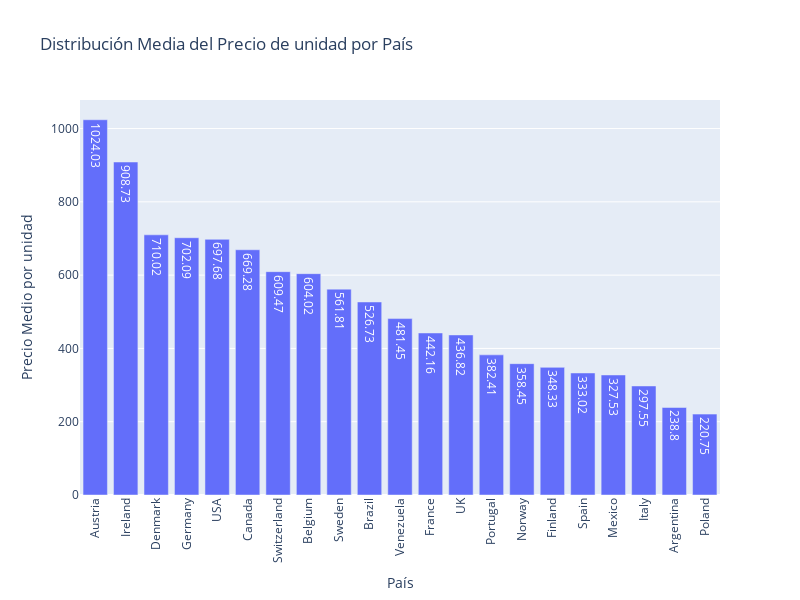

The code cell stored with this chart in its notebook:
### Code cell
fig = px.bar(avg_unidad_pais, x='country', y='promedio', 
             title='Distribución Media del Precio de unidad por País',
             labels={'country': 'País', 'promedio': 'Precio Medio por Pedido'},
             text='promedio',  # Mostrar el valor en las barras
             width=800, height=600)

# Ajustes adicionales de la visualización
fig.update_layout(xaxis_title="País",
                  yaxis_title="Precio Medio por unidad",
                  xaxis_tickangle=-90)  # Rotar etiquetas del eje X

# Mostrar la gráfica
fig.show()

### Figure 1 — Plotly figure (JSON) as saved in the notebook; plotly's stock layout.template omitted (floating-point values rounded to 4 significant figures)
{"data": [{"alignmentgroup": "True", "hovertemplate": "País=%{x}<br>Precio Medio por Pedido=%{text}<extra></extra>", "legendgroup": "", "marker": {"color": "#636efa", "pattern": {"shape": ""}}, "name": "", "offsetgroup": "", "orientation": "v", "showlegend": false, "text": [1024.0, 908.7, 710.0, 702.1, 697.7, 669.3, 609.5, 604.0, 561.8, 526.7, 481.4, 442.2, 436.8, 382.4, 358.4, 348.3, 333.0, 327.5, 297.6, 238.8, 220.8], "textposition": "auto", "type": "bar", "x": ["Austria", "Ireland", "Denmark", "Germany", "USA", "Canada", "Switzerland", "Belgium", "Sweden", "Brazil", "Venezuela", "France", "UK", "Portugal", "Norway", "Finland", "Spain", "Mexico", "Italy", "Argentina", "Poland"], "xaxis": "x", "y": [1024.0, 908.7, 710.0, 702.1, 697.7, 669.3, 609.5, 604.0, 561.8, 526.7, 481.4, 442.2, 436.8, 382.4, 358.4, 348.3, 333.0, 327.5, 297.6, 238.8, 220.8], "yaxis": "y"}], "layout": {"barmode": "relative", "height": 600, "legend": {"tracegroupgap": 0}, "title": {"text": "Distribución Media del Precio de unidad por País"}, "width": 800, "xaxis": {"anchor": "y", "domain": [0, 1], "tickangle": -90, "title": {"text": "País"}}, "yaxis": {"anchor": "x", "domain": [0, 1], "title": {"text": "Precio Medio por unidad"}}}}
